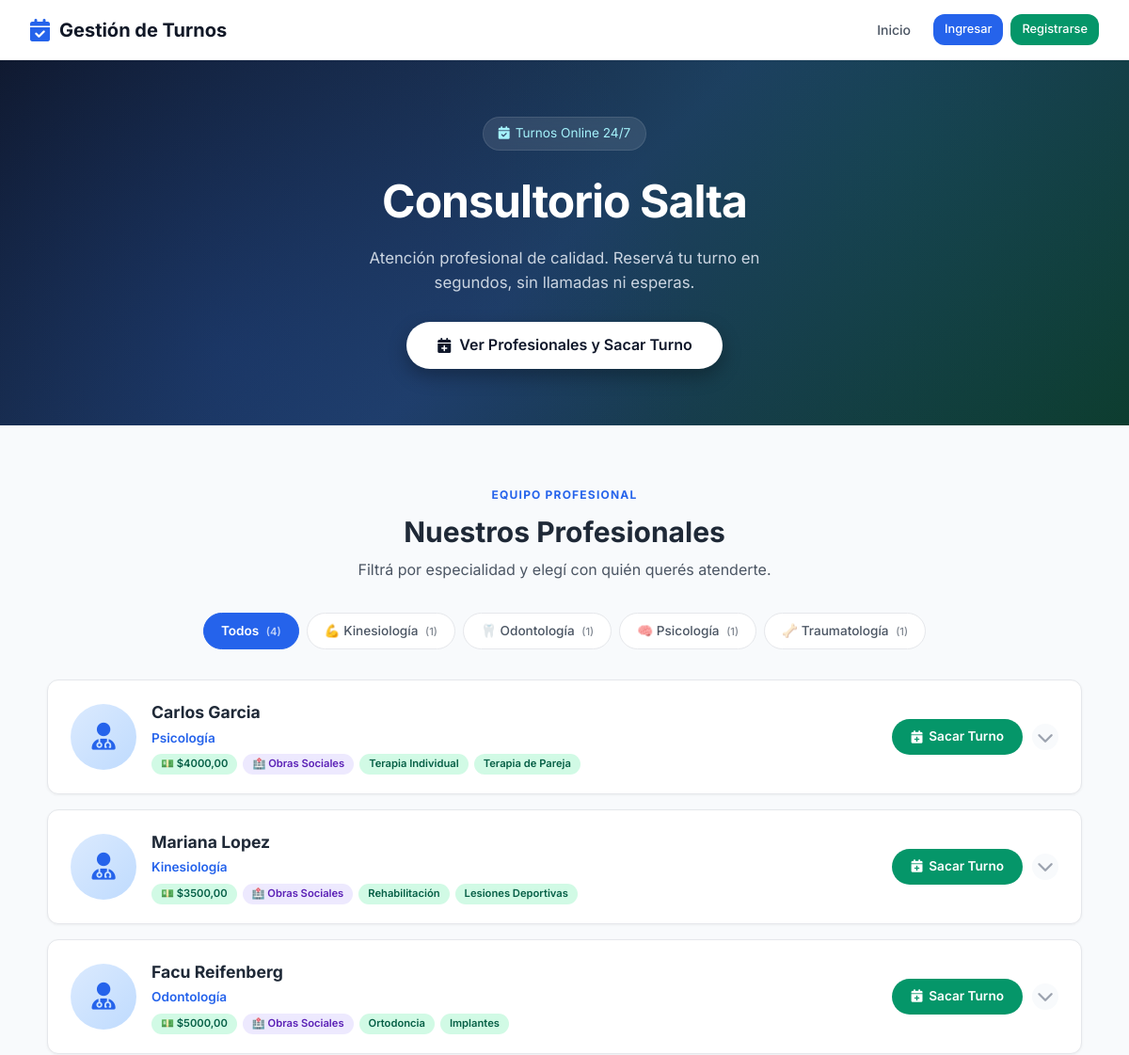
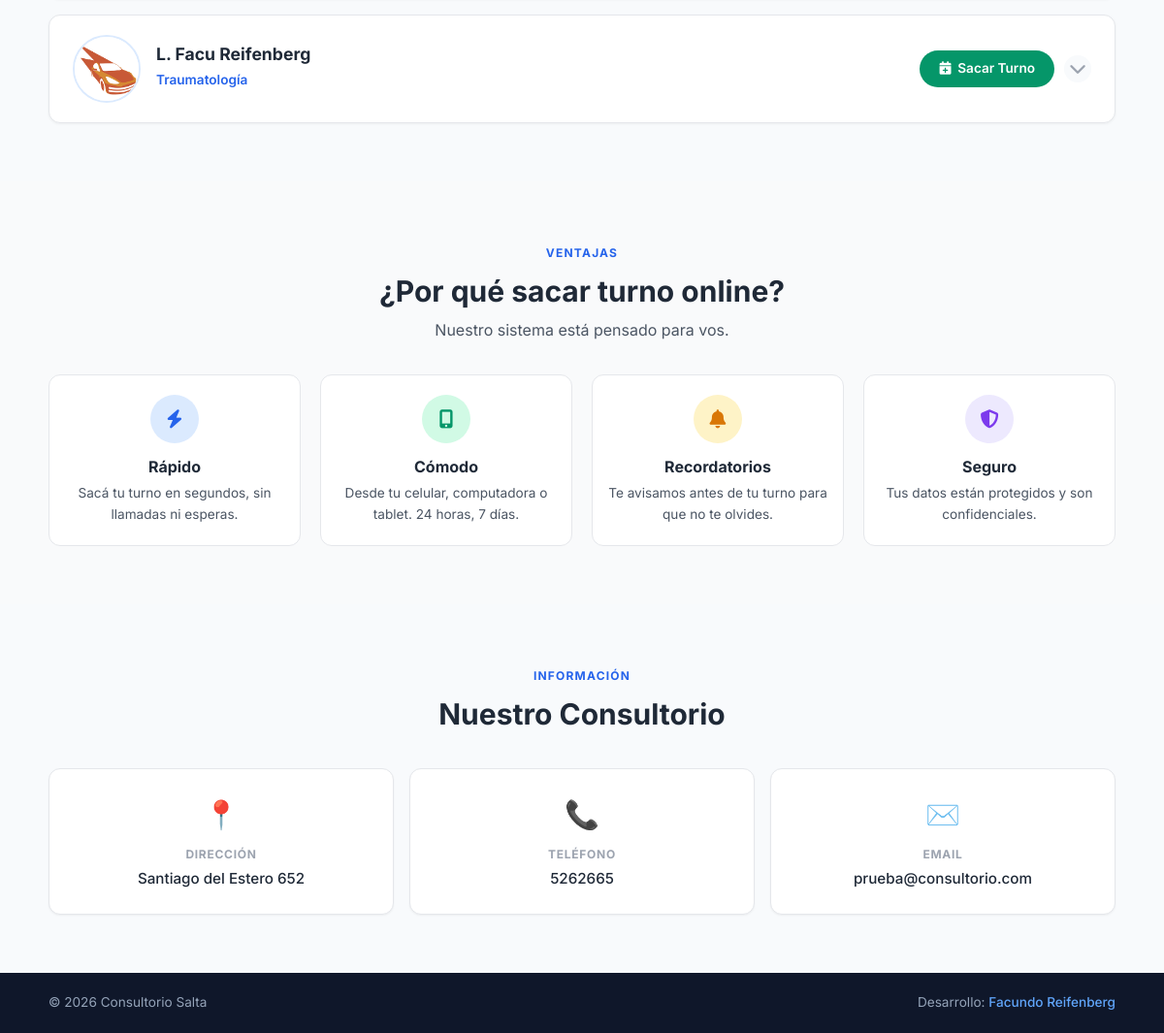
Page /salta/ on the committed database (2 pictures, top to bottom).
### core_app/models.py (models this page shows, shortened)
class ModeloBase(models.Model):
    creado = models.DateTimeField(auto_now_add=True, verbose_name='Creado')
    modificado = models.DateTimeField(auto_now=True, verbose_name='Modificado')
    activo = models.BooleanField(default=True, verbose_name='Activo')
    class Meta:
        abstract = True

class ClienteSaaS(ModeloBase):
    TIPOS = [
        ('consultorio', 'Consultorio'),
        ('profesional', 'Profesional Independiente'),
    ]
    slug = models.SlugField(unique=True, verbose_name='Identificador URL')
    tipo = models.CharField(max_length=20, choices=TIPOS, verbose_name='Tipo')
    nombre = models.CharField(max_length=200, verbose_name='Nombre')
    establecimiento = models.ForeignKey(
        'establecimientos.Establecimiento',
        on_delete=models.SET_NULL, null=True, blank=True,
        verbose_name='Consultorio'
    )
    profesional = models.ForeignKey(
        'profesionales.Profesional',
        on_delete=models.SET_NULL, null=True, blank=True,
        verbose_name='Profesional'
    )
    activo = models.BooleanField(default=True)
    hero_titulo = models.CharField(max_length=200, default='Sacá tu turno online', verbose_name='Título principal')
    hero_subtitulo = models.TextField(default='Rápido, fácil y sin esperas', verbose_name='Subtítulo')
    hero_imagen = models.ImageField(upload_to='landing/', blank=True, null=True, verbose_name='Imagen de fondo')
    color_primario = models.CharField(max_length=7, default='#4A90D9', verbose_name='Color principal')
    color_secundario = models.CharField(max_length=7, default='#28a745', verbose_name='Color secundario')
    mostrar_profesionales = models.BooleanField(default=True, verbose_name='Mostrar profesionales')
    mostrar_servicios = models.BooleanField(default=True, verbose_name='Mostrar servicios')
    telefono_contacto = models.CharField(max_length=20, blank=True, verbose_name='Teléfono')
    email_contacto = models.EmailField(blank=True, verbose_name='Email')
    direccion = models.CharField(max_length=200, blank=True, verbose_name='Dirección')
    class Meta:
        verbose_name = 'Cliente SaaS'
        verbose_name_plural = 'Clientes SaaS'

### profesionales/models.py (models this page shows, shortened)
class Profesional(Persona):
    ESPECIALIDADES = [
        ('odontologia', 'Odontología'),
        ('kinesiologia', 'Kinesiología'),
        ('psicologia', 'Psicología'),
        ('nutricion', 'Nutrición'),
        ('cardiologia', 'Cardiología'),
        ('medicina_general', 'Medicina General'),
        ('dermatologia', 'Dermatología'),
        ('estetica', 'Estética'),
        ('pediatria', 'Pediatría'),
        ('traumatologia', 'Traumatología'),
        ('veterinaria', 'Veterinaria'),
        ('otro', 'Otro'),
    ]
    usuario = models.OneToOneField(
        'usuarios.Usuario',
        on_delete=models.CASCADE,
        verbose_name='Usuario'
    )
    especialidad = models.CharField(
        max_length=50,
        choices=ESPECIALIDADES,
        verbose_name='Especialidad'
    )
    matricula = models.CharField(
        max_length=50,
        blank=True,
        verbose_name='Matrícula Profesional'
    )
    color_calendario = models.CharField(
        max_length=7,
        default='#4A90D9',
        verbose_name='Color en Calendario'
    )
    acepta_obra_social = models.BooleanField(
        default=False,
        verbose_name='Acepta Obra Social'
    )
    descripcion = models.TextField(
        blank=True,
        verbose_name='Descripción Profesional'
    )
    foto = models.ImageField(
    upload_to='profesionales/',
    blank=True,
    null=True,
    verbose_name='Foto de Perfil'
    )
    establecimientos = models.ManyToManyField(
    'establecimientos.Establecimiento',
    blank=True,
    related_name='profesionales',
    verbose_name='Consultorios donde atiende'
    )
    frase_destacada = models.CharField(max_length=200, blank=True, verbose_name='Frase destacada')
    precio_particular = models.DecimalField(max_digits=10, decimal_places=2, null=True, blank=True, verbose_name='Precio consulta particular')
    obras_sociales_texto = models.TextField(blank=True, verbose_name='Obras sociales (texto libre)')
    servicios_texto = models.TextField(blank=True, verbose_name='Servicios / Especializaciones')
    servicios_destacados = models.TextField(blank=True, verbose_name='Servicios destacados')
    especializaciones = models.TextField(blank=True, verbose_name='Especializaciones')
    obras_sociales = models.ManyToManyField(
        'obras_sociales.ObraSocial',
        blank=True,
        related_name='profesionales',
        verbose_name='Obras Sociales'
    )
    planes = models.ManyToManyField(
        'obras_sociales.Plan',
        blank=True,
        verbose_name='Planes'
    )
    class Meta:
        verbose_name = 'Profesional'
        verbose_name_plural = 'Profesionales'
        ordering = ['apellido', 'nombre']
    def get_obras_sociales_list(self):
        if self.obras_sociales_texto:
            return [x.strip() for x in self.obras_sociales_texto.replace(',', '\n').split('\n') if x.strip()]
        return []
    def get_servicios_list(self):
        if self.servicios_destacados:
            return [x.strip() for x in self.servicios_destacados.replace(',', '\n').split('\n') if x.strip()]
        return []
    def get_especializaciones_list(self):
        if self.especializaciones:
            return [x.strip() for x in self.especializaciones.replace(',', '\n').split('\n') if x.strip()]
        return []

### establecimientos/models.py (models this page shows, shortened)
class Establecimiento(ModeloBase):
    nombre = models.CharField(max_length=200, verbose_name='Nombre')
    direccion = models.CharField(max_length=200, verbose_name='Dirección')
    telefono = models.CharField(max_length=20, verbose_name='Teléfono')
    email = models.EmailField(verbose_name='Email')
    cuit = models.CharField(max_length=13, verbose_name='CUIT')
    logo = models.ImageField(upload_to='logos/', blank=True, verbose_name='Logo')
    class Meta:
        verbose_name = 'Establecimiento'
        verbose_name_plural = 'Establecimientos'

### core_app/views_cliente.py (the view, shortened to what this page needs)
def portal(request, cliente_slug):
    cliente = get_object_or_404(ClienteSaaS, slug=cliente_slug, activo=True)
    request.session['cliente_slug'] = cliente_slug
    ICONOS_ESPECIALIDAD = {
        'odontologia': '🦷',
        'kinesiologia': '💪',
        'psicologia': '🧠',
        'nutricion': '🥗',
        'medicina_general': '🩺',
        'cardiologia': '❤️',
        'dermatologia': '🔬',
        'pediatria': '👶',
        'traumatologia': '🦴',
        'otra': '👨‍⚕️',
    }
    if cliente.tipo == 'consultorio':
        profesionales = Profesional.objects.filter(
            establecimientos=cliente.establecimiento, activo=True
        ).prefetch_related('agenda_set__horarios')
        especialidades_disponibles = []
        especialidades_vistas = set()
        for prof in profesionales:
            codigo = prof.especialidad
            if codigo and codigo not in especialidades_vistas:
                especialidades_vistas.add(codigo)
                total = sum(1 for p in profesionales if p.especialidad == codigo)
                especialidades_disponibles.append({
                    'codigo': codigo,
                    'nombre': prof.get_especialidad_display(),
                    'icono': ICONOS_ESPECIALIDAD.get(codigo, '👨‍⚕️'),
                    'total': total,
                })
        especialidades_disponibles.sort(key=lambda x: x['nombre'])
        return render(request, 'core_app/landing_consultorio.html', {
            'cliente': cliente,
            'profesionales': profesionales,
            'especialidades_disponibles': especialidades_disponibles,
        })

### core_app/templates/core_app/landing_consultorio.html (shortened to what this page needs)
{% extends 'core_app/base.html' %}
{% block content %}
<div class="landing">
    <section class="hero">
        <div class="hero-content">
            <div class="hero-badge">
                <i class="fas fa-calendar-check"></i> Turnos Online 24/7
            </div>
            <h1>{{ cliente.nombre }}</h1>
            <p>Atención profesional de calidad. Reservá tu turno en segundos, sin llamadas ni esperas.</p>
            <a href="#profesionales" class="btn-hero">
                <i class="fas fa-calendar-plus"></i> Ver Profesionales y Sacar Turno
            </a>
        </div>
    </section>
    <section id="profesionales" class="section section-alt">
        <div class="container-custom">
            <div class="section-header">
                <span class="section-label">Equipo Profesional</span>
                <h2 class="section-title">Nuestros Profesionales</h2>
                <p class="section-subtitle">Filtrá por especialidad y elegí con quién querés atenderte.</p>
            </div>
            <div class="filtros-especialidades" id="filtros-container">
                <span class="filtro-pildora active" data-especialidad="todas">
                    Todos <span class="count">({{ profesionales|length }})</span>
                </span>
                {% for esp in especialidades_disponibles %}
                <span class="filtro-pildora" data-especialidad="{{ esp.codigo }}">
                    {{ esp.icono }} {{ esp.nombre }} <span class="count">({{ esp.total }})</span>
                </span>
                {% endfor %}
            </div>
            <div class="profesionales-list" id="profesionales-list">
                {% for prof in profesionales %}
                <div class="profesional-card" data-especialidad="{{ prof.especialidad }}">
                    <div class="profesional-header" onclick="toggleFicha('ficha-{{ prof.id }}', this)">
                        {% if prof.foto %}
                            <img src="{{ prof.foto.url }}" alt="{{ prof.nombre_completo }}" class="profesional-avatar">
                        {% else %}
                            <div class="profesional-avatar-placeholder">
                                <i class="fas fa-user-md"></i>
                            </div>
                        {% endif %}
                        <div class="profesional-info">
                            <h3>{{ prof.nombre_completo }}</h3>
                            <p class="especialidad">{{ prof.get_especialidad_display }}</p>
                            <div class="profesional-tags">
                                {% if prof.precio_particular %}
                                    <span class="tag">💵 ${{ prof.precio_particular }}</span>
                                {% endif %}
                                {% if prof.get_obras_sociales_list %}
                                    <span class="tag tag-os">🏥 Obras Sociales</span>
                                {% endif %}
                                {% if prof.get_servicios_list %}
                                    {% for servicio in prof.get_servicios_list|slice:":2" %}
                                        <span class="tag">{{ servicio }}</span>
                                    {% endfor %}
                                {% endif %}
                            </div>
                        </div>
                        <div class="profesional-actions">
                            <a href="{% url 'sacar_turno_cliente' cliente_slug=cliente.slug profesional_id=prof.id %}"
                               class="btn-sacar-turno" onclick="event.stopPropagation();">
                                <i class="fas fa-calendar-plus"></i> Sacar Turno
                            </a>
                            <span class="btn-expand" id="flecha-{{ prof.id }}">
                                <i class="fas fa-chevron-down"></i>
                            </span>
                        </div>
                    </div>
                </div>
                {% endfor %}
            </div>
        </div>
    </section>
    <section class="section">
        <div class="container-custom">
            <div class="section-header">
                <span class="section-label">Ventajas</span>
                <h2 class="section-title">¿Por qué sacar turno online?</h2>
                <p class="section-subtitle">Nuestro sistema está pensado para vos.</p>
            </div>
            <div class="beneficios-grid">
                <div class="beneficio-item">
                    <div class="beneficio-icono" style="background: #dbeafe; color: #2563eb;">
                        <i class="fas fa-bolt"></i>
                    </div>
                    <h4>Rápido</h4>
                    <p>Sacá tu turno en segundos, sin llamadas ni esperas.</p>
                </div>
                <div class="beneficio-item">
                    <div class="beneficio-icono" style="background: #d1fae5; color: #059669;">
                        <i class="fas fa-mobile-alt"></i>
                    </div>
                    <h4>Cómodo</h4>
                    <p>Desde tu celular, computadora o tablet. 24 horas, 7 días.</p>
                </div>
                <div class="beneficio-item">
                    <div class="beneficio-icono" style="background: #fef3c7; color: #d97706;">
                        <i class="fas fa-bell"></i>
                    </div>
                    <h4>Recordatorios</h4>
                    <p>Te avisamos antes de tu turno para que no te olvides.</p>
                </div>
                <div class="beneficio-item">
                    <div class="beneficio-icono" style="background: #ede9fe; color: #7c3aed;">
                        <i class="fas fa-shield-alt"></i>
                    </div>
                    <h4>Seguro</h4>
                    <p>Tus datos están protegidos y son confidenciales.</p>
                </div>
            </div>
        </div>
    </section>
    {% if cliente.establecimiento %}
    <section class="section section-alt">
        <div class="container-custom">
            <div class="section-header">
                <span class="section-label">Información</span>
                <h2 class="section-title">Nuestro Consultorio</h2>
            </div>
            <div class="info-grid">
                {% if cliente.establecimiento.direccion %}
                <div class="info-card">
                    <div class="icono">📍</div>
                    <h4>Dirección</h4>
                    <p>{{ cliente.establecimiento.direccion }}</p>
                </div>
                {% endif %}
                {% if cliente.establecimiento.telefono %}
                <div class="info-card">
                    <div class="icono">📞</div>
                    <h4>Teléfono</h4>
                    <p>{{ cliente.establecimiento.telefono }}</p>
                </div>
                {% endif %}
                {% if cliente.establecimiento.email %}
                <div class="info-card">
                    <div class="icono">✉️</div>
                    <h4>Email</h4>
                    <p>{{ cliente.establecimiento.email }}</p>
                </div>
                {% endif %}
            </div>
        </div>
    </section>
    {% endif %}
    <footer class="footer">
        <div class="container-custom footer-content">
            <span>© {% now "Y" %} {{ cliente.nombre }}</span>
            <span>Desarrollo: <a href="https://facureif.github.io" target="_blank">Facundo Reifenberg</a></span>
        </div>
    </footer>
</div>
{% endblock %}

### rows in the picture
ClienteSaaS: nombre "Consultorio Salta", establecimiento.direccion "Santiago del Estero 652", establecimiento.telefono "5262665", establecimiento.email "prueba@consultorio.com"
Profesional: nombre_completo "Carlos Garcia", especialidad "Psicología", precio_particular "4000,00", shows "🏥 Obras Sociales", get_servicios_list "Terapia Individual" "Terapia de Pareja"
Profesional: nombre_completo "Mariana Lopez", especialidad "Kinesiología", precio_particular "3500,00", shows "🏥 Obras Sociales", get_servicios_list "Rehabilitación" "Lesiones Deportivas"
Profesional: nombre_completo "Facu Reifenberg", especialidad "Odontología", precio_particular "5000,00", shows "🏥 Obras Sociales", get_servicios_list "Ortodoncia" "Implantes"
Profesional: foto (picture), nombre_completo "L. Facu Reifenberg", especialidad "Traumatología"

### other values in the picture
{{ profesionales|length }} "4"
{{ esp.icono }} "💪" "🦷" "🧠" "🦴"
{{ esp.nombre }} "Kinesiología" "Odontología" "Psicología" "Traumatología"
{{ esp.total }} "1" "1" "1" "1"
